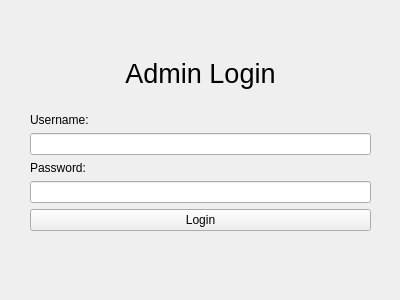
<?xml version="1.0" encoding="UTF-8"?>
<ui version="4.0">
 <class>AdminLogin</class>
 <widget class="QWidget" name="AdminLogin">
  <property name="geometry">
   <rect>
    <x>0</x>
    <y>0</y>
    <width>400</width>
    <height>300</height>
   </rect>
  </property>
  <property name="windowTitle">
   <string>Form</string>
  </property>
  <widget class="QWidget" name="">
   <property name="geometry">
    <rect>
     <x>30</x>
     <y>40</y>
     <width>341</width>
     <height>191</height>
    </rect>
   </property>
   <layout class="QVBoxLayout" name="verticalLayout_5">
    <item>
     <widget class="QLabel" name="label_3">
      <property name="font">
       <font>
        <pointsize>20</pointsize>
       </font>
      </property>
      <property name="layoutDirection">
       <enum>Qt::LeftToRight</enum>
      </property>
      <property name="text">
       <string>Admin Login</string>
      </property>
      <property name="alignment">
       <set>Qt::AlignCenter</set>
      </property>
     </widget>
    </item>
    <item>
     <layout class="QVBoxLayout" name="verticalLayout_4">
      <item>
       <layout class="QVBoxLayout" name="verticalLayout_3">
        <item>
         <layout class="QVBoxLayout" name="verticalLayout_2">
          <item>
           <widget class="QLabel" name="label">
            <property name="text">
             <string>Username:</string>
            </property>
           </widget>
          </item>
          <item>
           <widget class="QLineEdit" name="AdminLogin_usernameEdit"/>
          </item>
         </layout>
        </item>
        <item>
         <layout class="QVBoxLayout" name="verticalLayout">
          <item>
           <widget class="QLabel" name="label_2">
            <property name="text">
             <string>Password:</string>
            </property>
           </widget>
          </item>
          <item>
           <widget class="QLineEdit" name="AdminLogin_passwordEdit"/>
          </item>
         </layout>
        </item>
       </layout>
      </item>
      <item>
       <widget class="QPushButton" name="AdminLogin_loginButton">
        <property name="text">
         <string>Login</string>
        </property>
       </widget>
      </item>
     </layout>
    </item>
   </layout>
  </widget>
 </widget>
 <resources/>
 <connections/>
</ui>
